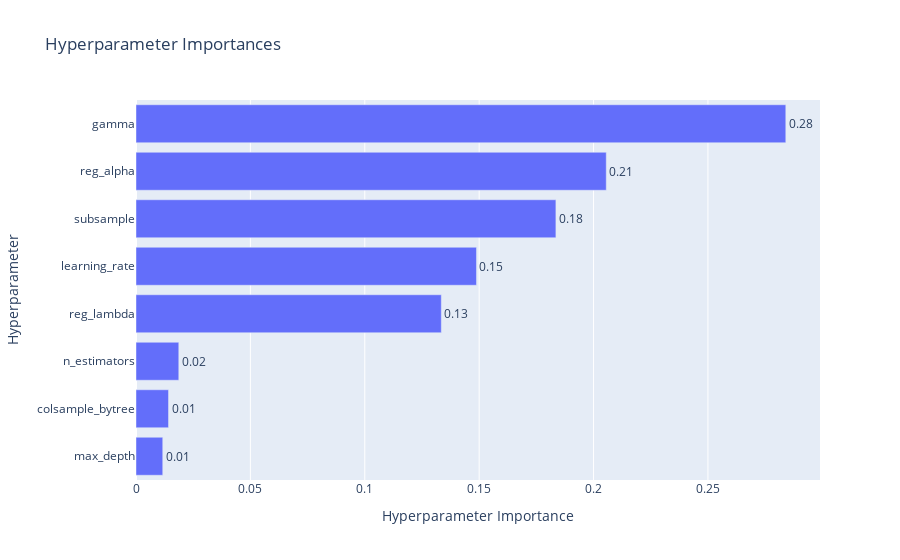

Write notebook code for a chart like this one.
### Code cell
def objective(trial):
    # Определяем гиперпараметры для XGBoost
    param = {
        'n_estimators': trial.suggest_int('n_estimators', 100, 500),  # Количество деревьев
        'max_depth': trial.suggest_int('max_depth', 2, 5),  # Максимальная глубина дерева
        'learning_rate': trial.suggest_float('learning_rate', 0.01, 0.3),  # Темп обучения
        'subsample': trial.suggest_float('subsample', 0.6, 1.0),  # Пропорция данных для обучения
        'colsample_bytree': trial.suggest_float('colsample_bytree', 0.6, 1.0),  # Пропорция признаков для каждого дерева
        'gamma': trial.suggest_float('gamma', 0, 10),  # Регуляризация по величине разницы
        'reg_lambda': trial.suggest_float('reg_lambda', 0, 10),  # Регуляризация L2
        'reg_alpha': trial.suggest_float('reg_alpha', 0, 10),  # Регуляризация L1
    }

    # Создание модели с выбранными гиперпараметрами
    model = xgb.XGBClassifier(**param, random_state=42)

    # Используем кросс-валидацию для оценки модели
    f1_scores = cross_val_score(model, X_train, Y_train, scoring='f1', cv=5)  # 5-фолд кросс-валидация

    # Возвращаем среднее значение F1-score
    return 1 - np.mean(f1_scores)  # Мы минимизируем значение, поэтому возвращаем 1 - F1

# Создание объекта исследования
study = optuna.create_study(direction='minimize')  # Мы минимизируем 1 - F1, что эквивалентно максимизации F1
study.optimize(objective, n_trials=500)

print('Best hyperparameters:', study.best_params)
print('Best F1 score:', 1 - study.best_value)

# Извлекаем лучшие гиперпараметры и обучаем финальную модель
best_params = study.best_params
final_model = xgb.XGBClassifier(**best_params, random_state=42)
final_model.fit(X_train, Y_train)

# Прогнозируем на тестовой выборке
predictions = final_model.predict(X_test)
print("Predictions on test dataset:", predictions)

# Отображаем важность параметров
optuna.visualization.plot_param_importances(study)

### Figure 1 — Plotly figure (JSON) as saved in the notebook; plotly's stock layout.template omitted (floating-point values rounded to 4 significant figures)
{"data": [{"cliponaxis": false, "hovertemplate": ["max_depth (IntDistribution): 0.011692367935205528<extra></extra>", "colsample_bytree (FloatDistribution): 0.014220250809944135<extra></extra>", "n_estimators (IntDistribution): 0.01870179432630311<extra></extra>", "reg_lambda (FloatDistribution): 0.13345324231114644<extra></extra>", "learning_rate (FloatDistribution): 0.14881952848872904<extra></extra>", "subsample (FloatDistribution): 0.18353795833601572<extra></extra>", "reg_alpha (FloatDistribution): 0.20554840720763867<extra></extra>", "gamma (FloatDistribution): 0.2840264505850173<extra></extra>"], "name": "Objective Value", "orientation": "h", "text": ["0.01", "0.01", "0.02", "0.13", "0.15", "0.18", "0.21", "0.28"], "textposition": "outside", "type": "bar", "x": [0.01169, 0.01422, 0.0187, 0.1335, 0.1488, 0.1835, 0.2055, 0.284], "y": ["max_depth", "colsample_bytree", "n_estimators", "reg_lambda", "learning_rate", "subsample", "reg_alpha", "gamma"]}], "layout": {"title": {"text": "Hyperparameter Importances"}, "xaxis": {"title": {"text": "Hyperparameter Importance"}}, "yaxis": {"title": {"text": "Hyperparameter"}}}}
